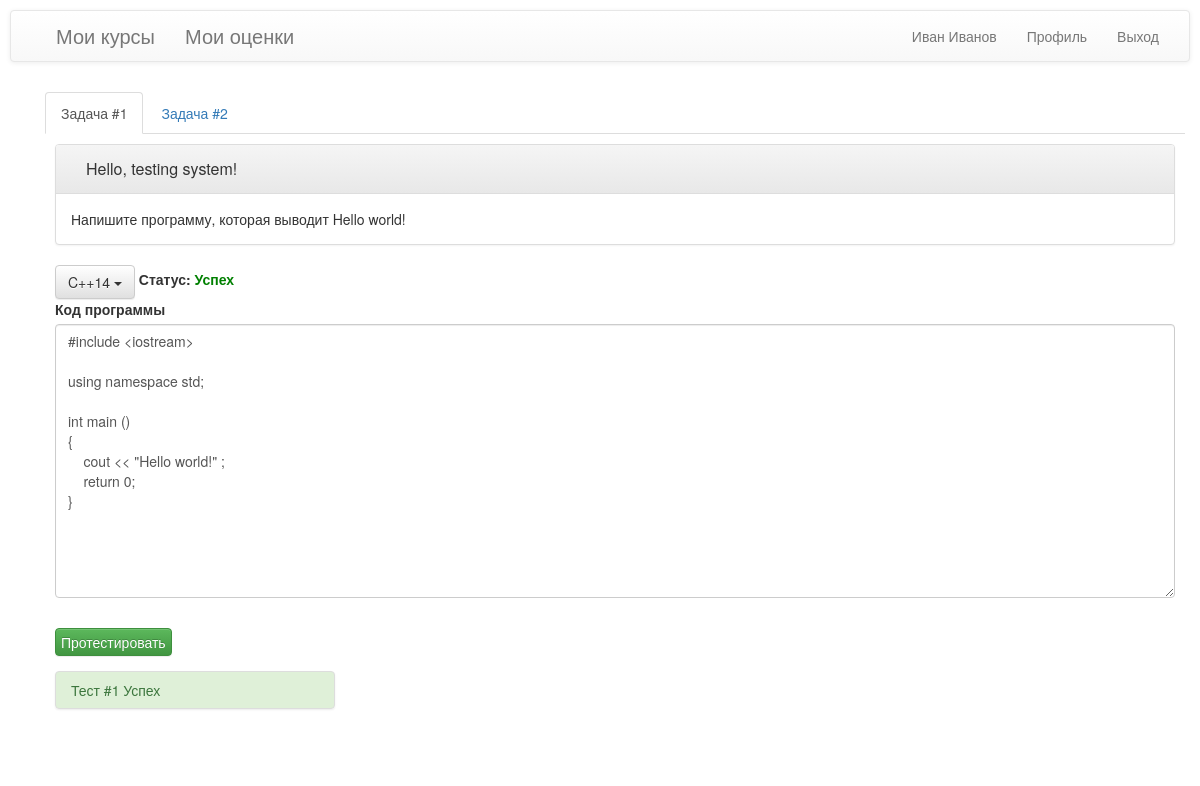
Before: /code/ (signed in) with the older database file.
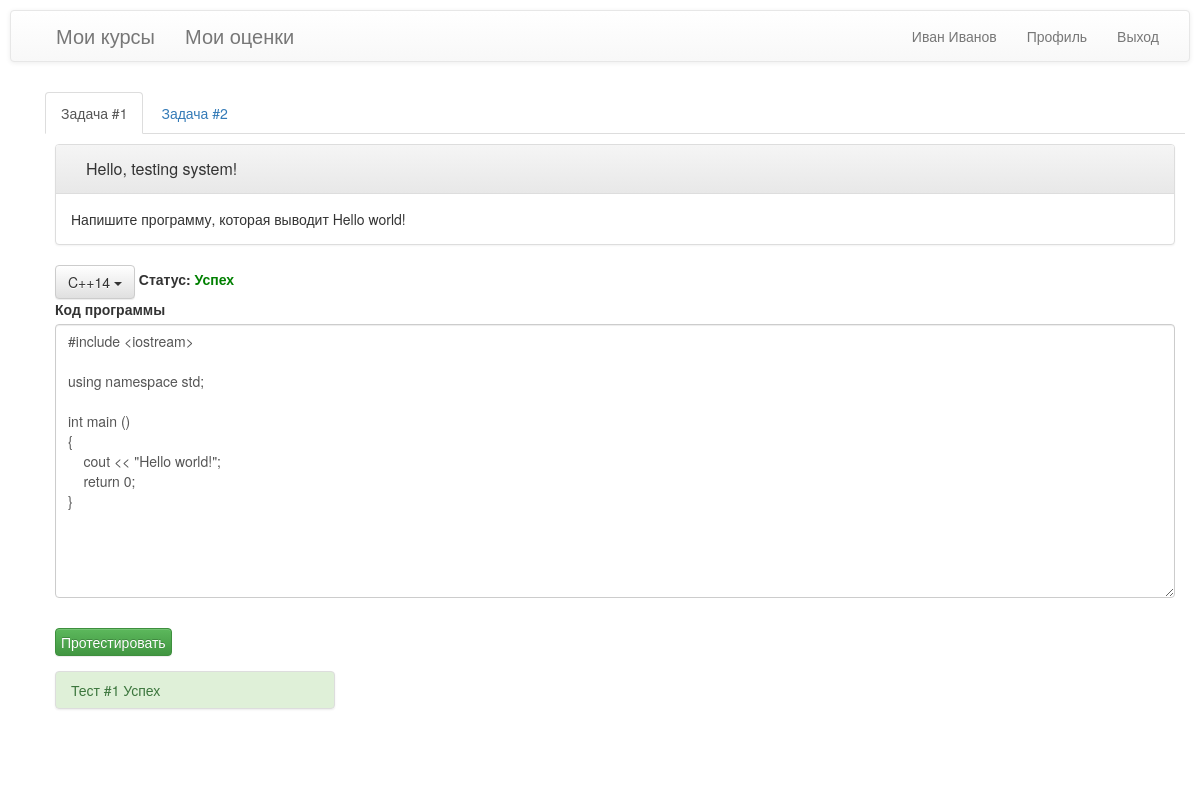
After: the same page with the newer database file.
### code_reception/models.py (models this page shows, shortened)
class Task(models.Model):
    Question_id = models.IntegerField(default=-1)
    title = models.CharField(max_length=100)
    text = models.TextField()
    timeout = models.FloatField(default=3.0)
    user_set = models.ManyToManyField(User)
    def __str__(self):
        return self.title

class TaskResult(models.Model):
    test = models.ForeignKey(Task, on_delete=models.CASCADE)
    user = models.ForeignKey(User, on_delete=models.CASCADE)
    solve_status = models.CharField(max_length=20, default='no run')
    status_color = models.CharField(max_length=30, default='red')
    tests_success = models.TextField(max_length=100, default=json.dumps([]))
    submitted_code = models.TextField(max_length=1000, default=CPP_TEMPLATE)
    compile_result = models.TextField(max_length=1000, default="")

### code_reception/views.py (the view)
# urls.py: path('code/', views.code_view, name='code_page'),
@login_required
def code_view(request, course=None, student_id=None):
    print('student id:', student_id)
    if not course:
        try:
            course = Course.objects.filter(users=request.user).first().id
        except Exception as e:
            if request.user.groups.filter(name='Teacher').exists():
                redirect('/get_course/')
            raise e
    if student_id:
        user = User.objects.all().get(id=student_id)
    else:
        user = None
    if request.method == 'POST':
        context = code_testing_get_context(request, course, user)
        logging.info(request.POST)  # we can get the code here
        print(context)
    else:
        context = code_testing_get_context(request, course, user)
        print(context)
    return render(request, 'code_reception/code.html', context)

### code_reception/views.py (called while the page is built)
def code_testing_get_context(request, course, student):
    context = {}
    ctx = list()
    if not student:
        user = request.user
    else:
        user = student
    tasks = user.task_set.filter(course=Course.objects.get(id=course)).all()
    logging.critical(tasks)
    for e in list(tasks):
        try:
            task_result = e.taskresult_set.get(user=user)
        except ObjectDoesNotExist:
            task_result = TaskResult(test=e, user=user)
            task_result.save()
        logging.info(json.loads(task_result.tests_success))
        task_result.tests_success = json.loads(task_result.tests_success)  # hack, fix later
        ctx.append({'test': e, 'result': task_result, 'task_id': e.id})
    context['tasks'] = ctx
    context['course'] = course
    return context

### code_reception/templates/code_reception/code.html (shortened to what this page needs)
{% extends "code_reception/base.html"%}
{% block content %}
<div id="task_tabs" class="container">
    <div class="tabbable">
        <ul class="nav nav-tabs">
            {% for task in tasks %}
            {% if forloop.counter == 1 %}
            <li class="active"><a href="#tab1" data-toggle="tab">Задача #1  </a></li>
            {% else %}
            <li><a href="#tab{{forloop.counter}}" data-toggle="tab">Задача #{{forloop.counter}}  </a></li>
            {% endif %}
            {% endfor %}
        </ul>
        <div class="tab-content">
            {% for task in tasks %}
            <div {% if forloop.counter == 1 %} class="tab-pane active" {% else %} class="tab-pane" {% endif %} id="tab{{forloop.counter}}" data-id='{{task.task_id}}'>
                <div class="panel panel-default">
                    <div class="panel-heading">
                        <h3 id="Title" class="panel-title">{{task.test.title}}</h3>
                    </div>
                    <div class="panel-body">
                        {{task.test.text}}
                    </div>
                </div>
                <div class="dropdown">
                    <button class="btn btn-default dropdown-toggle" type="button" id="dropdownMenu1" data-toggle="dropdown" aria-haspopup="true" aria-expanded="true">
                        C++14
                        <span class="caret"></span>
                    </button>
                    <label id="status">
                        Статус: <font id="status_color" color="{{task.result.status_color}}">
                        {% if task.result.solve_status == 'Success' %}
                        Успех
                        {% elif task.result.solve_status == 'Fail'%}
                        Ошибка
                        {% elif task.result.solve_status == 'Not compiled'%}
                        Ошибка компиляции
                        {% elif task.result.solve_status == 'no run'%}
                        Не протестировано
                        {% else %}
                        {{task.result.solve_status}}
                        {% endif %}
                    </font>
                    </label>
                </div>
                <div class="form-group">
                    <label for="txtarea">Код программы </label>
                    <textarea name='code' class="form-control" id="txtarea" rows="13">{{task.result.submitted_code}}</textarea>
                </div>
                <button id="submit_btn"  class="btn btn-success" onclick="sendTask()">Протестировать</button>
                <ul class="list-group" id="results">
                    {% for result in task.result.tests_success %}
                    {% if result == 'True' %}
                    <li id="testcase{{forloop.counter}}" class="list-group-item list-group-item-success">Тест #{{forloop.counter}} Успех</li>
                    {% else %}
                    <li id="testcase{{forloop.counter}}" class="list-group-item list-group-item-danger">Тест #{{forloop.counter}} Ошибка</li>
                    {% endif %}
                    {% endfor %}
                </ul>
            </div>
            {% endfor %}
        </div>
    </div>
</div>
{% endblock content %}

Changed rows visible on the page:
changed through a linked row, Task "Hello, testing system!": code "#include <iostream> using namespace std; int main () { cout << \"Hello world!\" ; return 0; }" → "#include <iostream> using namespace std; int main () { cout << \"Hello world!\"; return 0; }"
